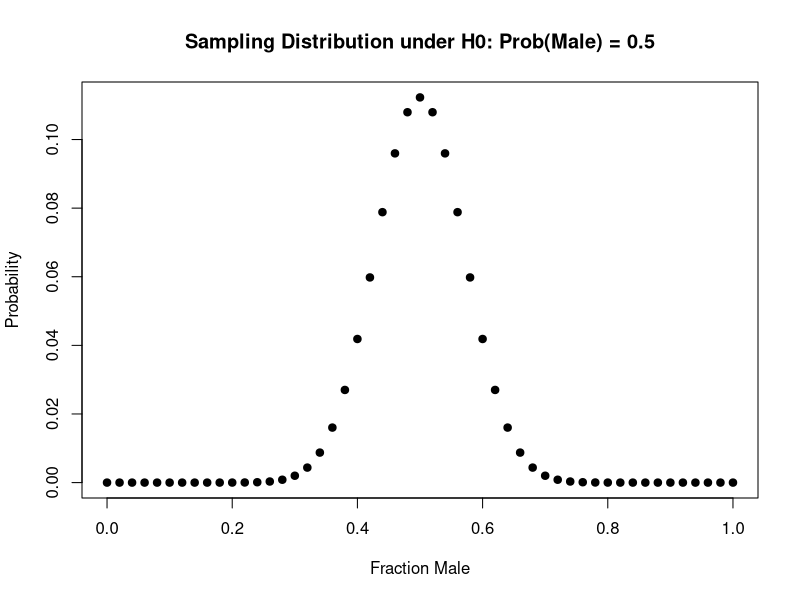
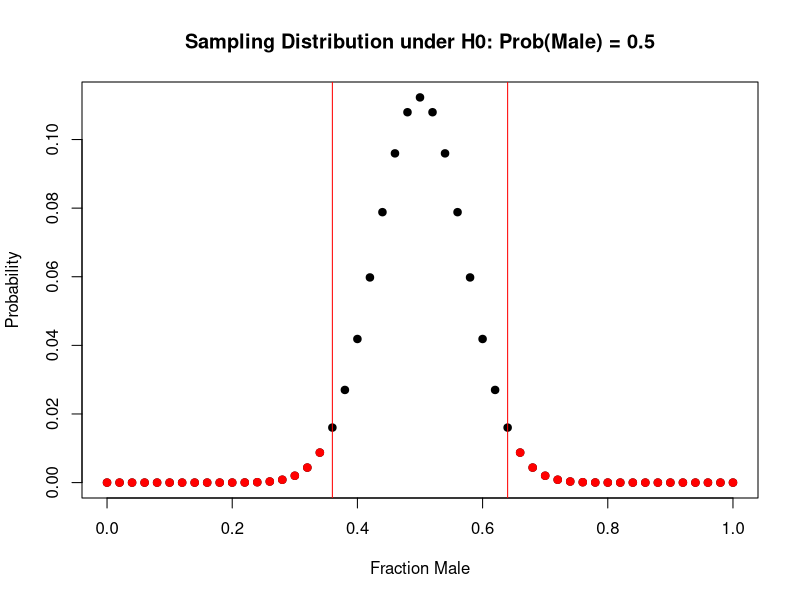
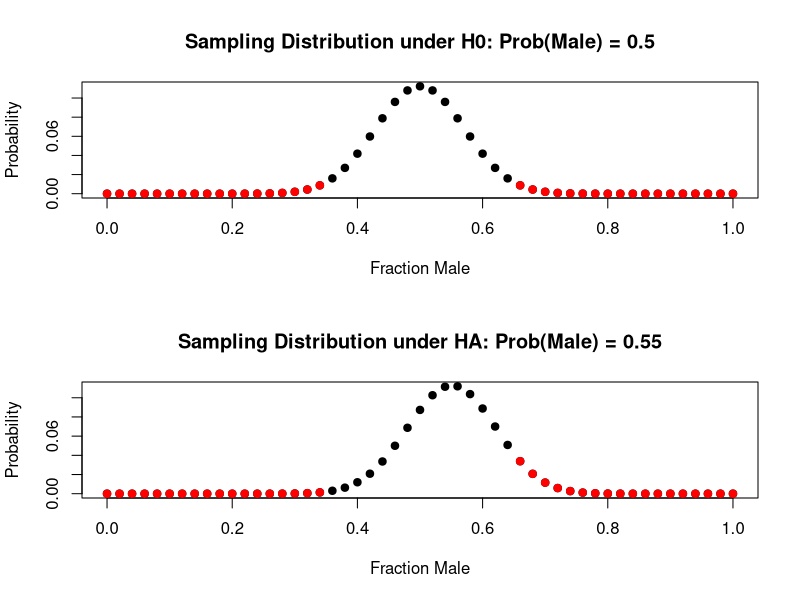
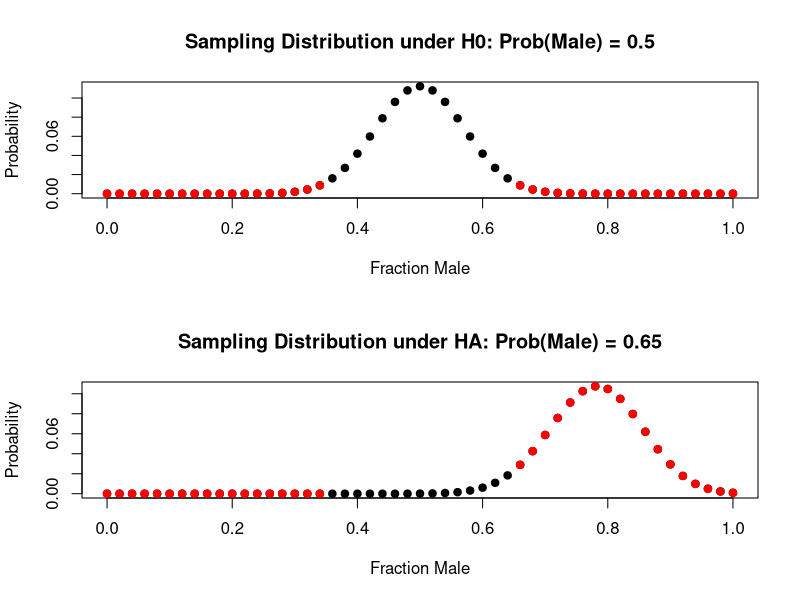
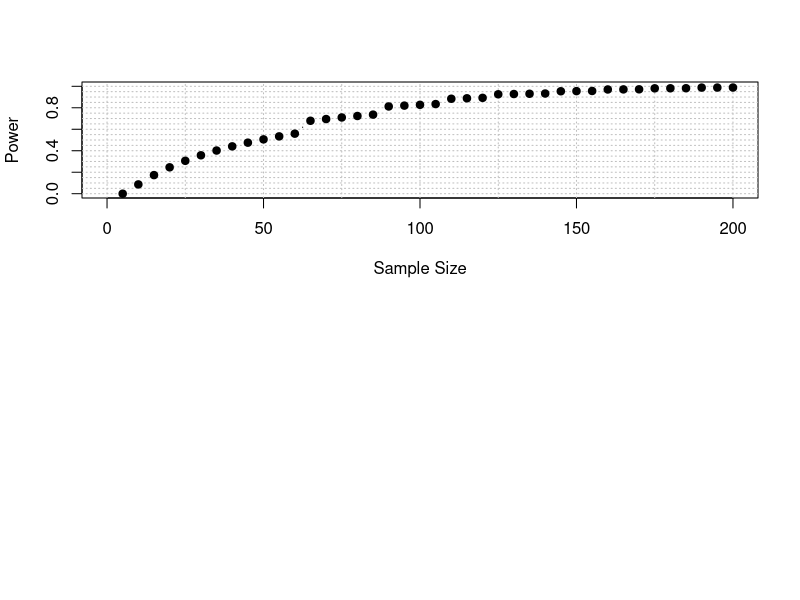
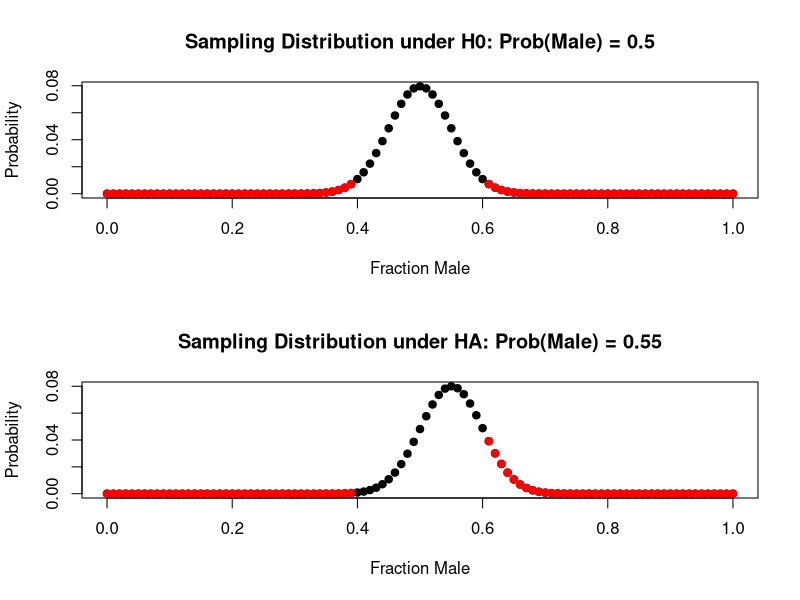
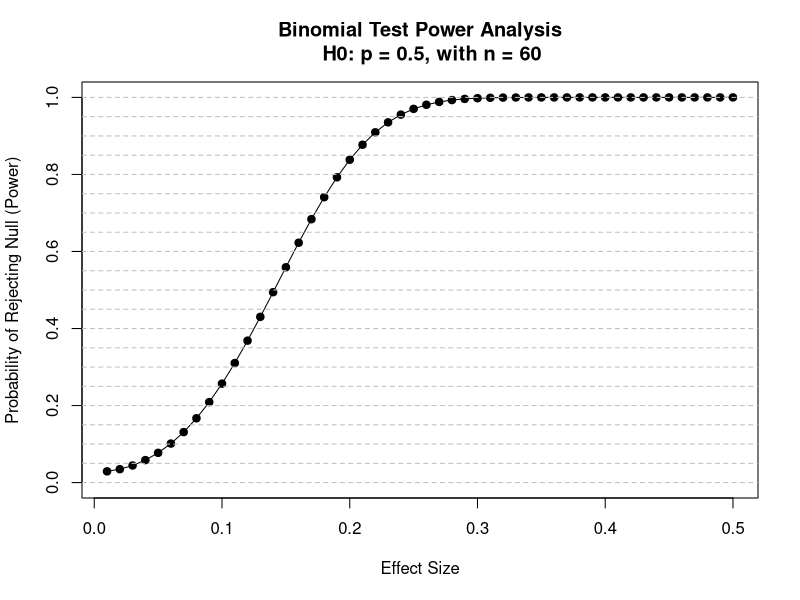
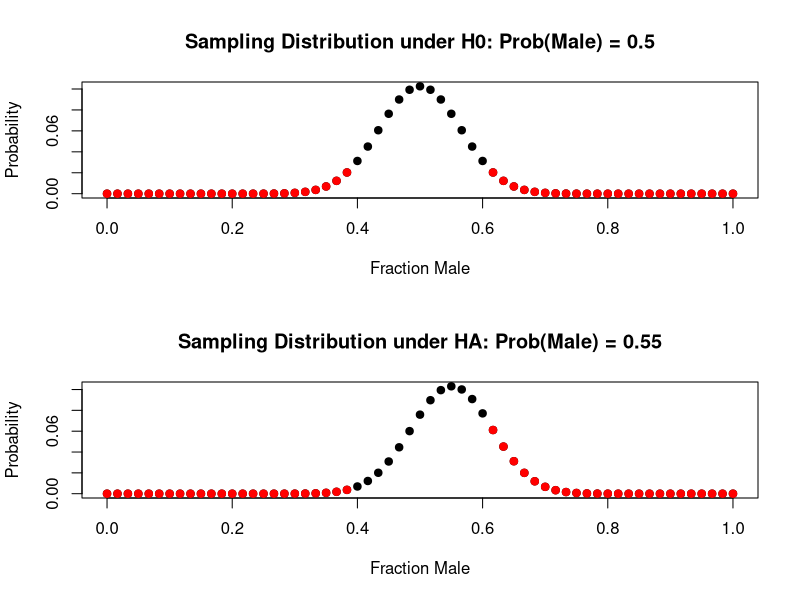

Reproduce these figures in R, in order.
## ---- chunk 1
knitr::opts_chunk$set(echo = TRUE)
## ---- chunk 2
rm(list = ls())
null.p <- 0.5 
sample.size <- 50

# Here is a visual of the sampling distribution under the null hypothesis.
# Possible outcomes
poss.num.males <- 0:sample.size 
# Probability of each outcome
prob <- dbinom(poss.num.males, sample.size, null.p)
# Convert the outcomes to 'proportion male in sample'
poss.frac.males <- poss.num.males/sample.size
# Make plot
plot(poss.frac.males, prob, pch = 19,
     xlab = 'Fraction Male', ylab = 'Probability',
     main = 'Sampling Distribution under H0: Prob(Male) = 0.5')
## ---- chunk 3
# Now we pick a type I error level test. 
alpha <- 0.05

# Find the critical values for the test. 
crit.test.values <- qbinom(c(alpha/2, 1 - alpha/2), 
                           size = sample.size, 
                           prob = null.p)/sample.size
# Plot the critical values
plot(poss.frac.males, prob, pch = 19,
     xlab = 'Fraction Male', ylab = 'Probability',
     main = 'Sampling Distribution under H0: Prob(Male) = 0.5')
abline(v = crit.test.values, col = 'red')
# Find the rejection region and label points in red.
rej.indx <- poss.frac.males < crit.test.values[1] | poss.frac.males > crit.test.values[2]
rej.region <- poss.frac.males[rej.indx]
# Label the rejection region points in red.
points(rej.region, prob[rej.indx], pch = 19, col = 'red')
## ---- chunk 4
hyp.real.p <- 0.55 # Presumed real p value
(effect.size <- hyp.real.p - null.p)
## ---- chunk 5
alt.prob <- dbinom(poss.num.males, sample.size, hyp.real.p)

# Let's plot it on a paired plot. 
par(mfcol = c(2,1))
# First, the sampling distribution under the null.
plot(poss.frac.males, prob, pch = 19,
     xlab = 'Fraction Male', ylab = 'Probability',
     main = 'Sampling Distribution under H0: Prob(Male) = 0.5')
points(rej.region, prob[rej.indx], pch = 19, col = 'red')

# Now, the sampling distribution under the alternative of a particular effect 
# size. 
plot(poss.frac.males, alt.prob, pch = 19,
     xlab = 'Fraction Male', ylab = 'Probability',
     main = paste('Sampling Distribution under HA: Prob(Male) = ',hyp.real.p,
                  sep = ''))
# Now let's plot the rejection region of the null hypothesis test on this 
# sampling distribution. By doing so, we are getting a picture of how often we 
# would reject the null IF THE ALTERNATIVE OF A SPECIFIC EFFECT WERE TRUE. 
# This is the essence of a power analysis. 
points(rej.region, alt.prob[rej.indx], pch = 19, col = 'red')

# The power is the probability of rejecting the null under the alternative. 
# To calculate that probability, we just sum of the probability of the red 
# values of the sampling distribution under the alternative. 

(power <- sum(alt.prob[rej.indx]))

## ---- chunk 6

sample.size <- 60
effect.size <- 0.15
alpha = 0.05
hyp.real.p <- null.p + effect.size
alt.prob <- dbinom(poss.num.males, sample.size, hyp.real.p)
par(mfcol = c(2,1))
plot(poss.frac.males, prob, pch = 19,
     xlab = 'Fraction Male', ylab = 'Probability',
     main = 'Sampling Distribution under H0: Prob(Male) = 0.5')
points(rej.region, prob[rej.indx], pch = 19, col = 'red')
plot(poss.frac.males, alt.prob, pch = 19,
     xlab = 'Fraction Male', ylab = 'Probability',
     main = paste('Sampling Distribution under HA: Prob(Male) = ',hyp.real.p,
                  sep = ''))
points(rej.region, alt.prob[rej.indx], pch = 19, col = 'red')
(power <- sum(alt.prob[rej.indx]))
## ---- chunk 7
sample.size <- seq(from = 5, to = 200, by = 5)

effect.size <- 0.15
alpha = 0.05
hyp.real.p <- null.p + effect.size
power <- rep(NA, length(sample.size))
for (i in 1:length(sample.size)){
  crit.test.values <- qbinom(c(alpha/2, 1 - alpha/2), 
                             size = sample.size[i], 
                             prob = null.p)/sample.size[i]
  poss.frac.males <- 0:sample.size[i]/sample.size[i]
  rej.indx <- poss.frac.males < crit.test.values[1] | poss.frac.males > crit.test.values[2]
  rej.region <- poss.frac.males[rej.indx]  
  alt.prob <- dbinom(poss.frac.males*sample.size[i], sample.size[i], hyp.real.p)
  power[i] <- sum(alt.prob[rej.indx])
}

plot(0,0, typ ='n', xlim = c(0, max(sample.size)), ylim = c(0,1), 
     xlab = 'Sample Size', ylab = 'Power')
abline(v = seq(from = 0, to = 200, by = 25), col = 'gray', lty = 3)
abline(h = seq(from = 0, to = 1, by = 0.05), col = 'gray', lty = 3)
points(sample.size, power, typ = 'b', pch = 19)
## ---- chunk 8
effect.size <- 0.05
sample.size <- 100
alpha <- 0.05
hyp.real.p <- null.p + effect.size
poss.num.males <- 0:sample.size; poss.frac.males <- poss.num.males/sample.size
null.prob <- dbinom(poss.num.males, sample.size, null.p)
alt.prob <- dbinom(poss.num.males, sample.size, hyp.real.p)
par(mfcol = c(2,1))
plot(poss.frac.males, null.prob, pch = 19,
     xlab = 'Fraction Male', ylab = 'Probability',
     main = 'Sampling Distribution under H0: Prob(Male) = 0.5')
crit.test.values <- qbinom(c(alpha/2, 1 - alpha/2), 
                           size = sample.size, 
                           prob = null.p)/sample.size
rej.indx <- poss.frac.males < crit.test.values[1] | poss.frac.males > crit.test.values[2]
rej.region <- poss.frac.males[rej.indx]
points(rej.region, null.prob[rej.indx], pch = 19, col = 'red')
plot(poss.frac.males, alt.prob, pch = 19,
     xlab = 'Fraction Male', ylab = 'Probability',
     main = paste('Sampling Distribution under HA: Prob(Male) = ',hyp.real.p,
                  sep = ''))
points(rej.region, alt.prob[rej.indx], pch = 19, col = 'red')
(power <- sum(alt.prob[rej.indx]))
# Increasing the sample size here almost doubled the power. 
## ---- chunk 9
# Effect size 
sample.size <- 60
# Pick effect size and alpha value
null.p <- 0.5
effect.size <- seq(from = 0.01, to = 0.5, by = 0.01)
hyp.p <- null.p + effect.size
alpha <- 0.05
power <- rep(NA, length(effect.size))
crit.test.values <- qbinom(c(alpha/2, 1 - alpha/2), 
                           size = sample.size, 
                           prob = null.p)
poss.out <- 0:sample.size
rej.indx <- poss.out<crit.test.values[1] | poss.out > crit.test.values[2]

for (i in 1:length(effect.size)){
  # Find probability of getting a sample in the rejection region given the real
  # hypothesis
  power[i] <- sum(dbinom(poss.out[rej.indx], 
                         sample.size, 
                         hyp.p[i]))
}
par(mfcol = c(1,1))
plot(effect.size, power, xlab = 'Effect Size', 
     ylab = 'Probability of Rejecting Null (Power)',
     main = paste('Binomial Test Power Analysis
    H0: p = ', null.p, ', with n = ',sample.size, sep = ''), 
     typ = 'o', pch = 19,
     ylim = c(0,1))
abline(h = seq(from = 0, to = 1, by = 0.05), lty = 2, col = 'gray')
## ---- chunk 10

effect.size <- 0.05
sample.size <- 60
alpha <- 0.1
hyp.real.p <- null.p + effect.size
poss.num.males <- 0:sample.size; poss.frac.males <- poss.num.males/sample.size
null.prob <- dbinom(poss.num.males, sample.size, null.p)
alt.prob <- dbinom(poss.num.males, sample.size, hyp.real.p)
par(mfcol = c(2,1))
plot(poss.frac.males, null.prob, pch = 19,
     xlab = 'Fraction Male', ylab = 'Probability',
     main = 'Sampling Distribution under H0: Prob(Male) = 0.5')
crit.test.values <- qbinom(c(alpha/2, 1 - alpha/2), 
                           size = sample.size, 
                           prob = null.p)/sample.size
rej.indx <- poss.frac.males < crit.test.values[1] | poss.frac.males > crit.test.values[2]
rej.region <- poss.frac.males[rej.indx]
points(rej.region, null.prob[rej.indx], pch = 19, col = 'red')
plot(poss.frac.males, alt.prob, pch = 19,
     xlab = 'Fraction Male', ylab = 'Probability',
     main = paste('Sampling Distribution under HA: Prob(Male) = ',hyp.real.p,
                  sep = ''))
points(rej.region, alt.prob[rej.indx], pch = 19, col = 'red')
(power <- sum(alt.prob[rej.indx]))
# Power in this case is about 19%. 
## ---- chunk 11
# Pick effect size and sample size
sample.size <- 60
null.p <- 0.5
effect.size <- 0.05
hyp.p <- null.p + effect.size
alpha <- seq(from = 0.0001, to = 0.2, length = 40)
power <- rep(NA, length(alpha))

for (i in 1:length(alpha)){
  crit.test.values <- qbinom(c(alpha[i]/2, 1 - alpha[i]/2), 
                             size = sample.size, 
                             prob = null.p)
  poss.out <- 0:sample.size
  rej.indx <- poss.out<crit.test.values[1] | poss.out > crit.test.values[2]
  
  # Find probability of getting a sample in the rejection region given the real
  # hypothesis
  power[i] <- sum(dbinom(poss.out[rej.indx], 
                         sample.size, 
                         hyp.p))
}
par(mfcol = c(1,1))
plot(alpha, power, xlab = 'Type I Error', 
     ylab = 'Probability of Rejecting Null (Power)',
     main = paste('Binomial Test Power Analysis
    H0: p = ', null.p, ', HA: p = ', hyp.p, ' and n = ', sample.size, sep = ''), 
     typ = 'o', pch = 19,
     ylim = c(0,1))
abline(h = seq(from = 0, to = 1, by = 0.05), lty = 2, col = 'gray')

## ---- chunk 12
n <- 30
set.seed(1)
pre.drug.bp <- rnorm(n, 160, 10)
stripchart(pre.drug.bp, method = 'jitter', vertical = T,
         pch = 19, ylab = 'Systolic Blood Pressure',
         main = 'Pre-Drug Distribution of Blood Pressure')
## ---- chunk 13
effect.size <- -5
drug.effect.sd <- 8
post.drug.bp <- pre.drug.bp + rnorm(n, effect.size, drug.effect.sd)

stripchart(pre.drug.bp, vertical = T,
         pch = 19, ylab = 'Systolic Blood Pressure',
         main = 'Pre-Drug Distribution of Blood Pressure',
         at = 1, xlim = c(0.5,2.5), ylim = c(100, 180))
stripchart(post.drug.bp,vertical = T,
           pch = 19, add = T, at = 2)
for (i in 1:n){
  lines(c(1,2), c(pre.drug.bp[i], post.drug.bp[i]), typ = 'l',
        col = 'gray')
}
## ---- chunk 14
t.test(pre.drug.bp, post.drug.bp, paired = TRUE)
## ---- chunk 15
boot.samples <- 10000
test.p.value <- rep(NA, boot.samples)
for (i in 1:boot.samples){
  post.drug.bp <- pre.drug.bp + rnorm(n, effect.size, drug.effect.sd)
  boot.test <- t.test(pre.drug.bp, post.drug.bp, paired = TRUE)
  test.p.value[i] <- boot.test$p.value
}
power <- sum(test.p.value < 0.05)/boot.samples
power
## ---- chunk 16
drug.effect.sd <- seq(from = 2, to = 30, length = 20)
power <- rep(NA, length(drug.effect.sd))
boot.samples <- 10000

for (j in 1:length(drug.effect.sd)){
  test.p.value <- rep(NA, boot.samples)
  for (i in 1:boot.samples){
    post.drug.bp <- pre.drug.bp + rnorm(n, effect.size, drug.effect.sd[j])
    boot.test <- t.test(pre.drug.bp, post.drug.bp, paired = TRUE)
    test.p.value[i] <- boot.test$p.value
  }
  power[j] <- sum(test.p.value < 0.05)/boot.samples  
}

plot(drug.effect.sd, power, typ = 'b', pch = 19,
     xlab = 'Variability in Drug Effect Across Individuals',
     ylab = 'Power',
     main = 'Power is lower with more variable effects',
     ylim = c(0,1))
